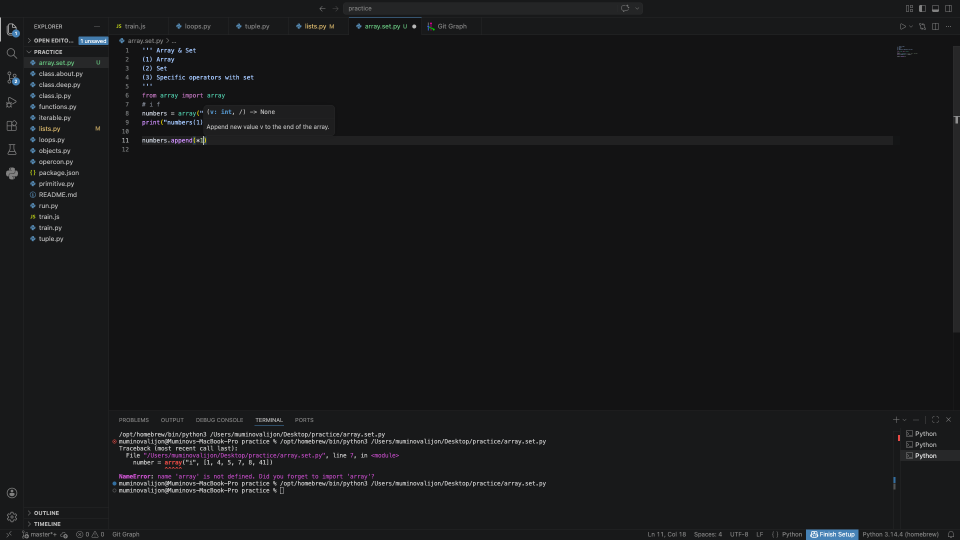
#> input picture material/screen.png, 1920 x 1080 px (shown at 1/2 size)
$ python debugging.py
#> lines starting #> are read from the running program, lines starting #| are printed output that depends on the picture
''' Packages & Debugging
(1) Python Packages & Core Package
(2) Package Manager & External Package
(3) Debugging
'''
from PIL import Image
import turtle
print("===== Python Packages & Core Package =====")
''' Python Packages/Modules: Core, File and External '''
# [9 lines of commented-out code are left out]

my_file = open("material/message.txt", "r")
#> (reads material/message.txt from the repository)
try:
    content = my_file.read()
    print("content:", content)
finally:
    my_file.close()

# with
with open("material/message.txt", "r") as your_file:
    your_content = your_file.read()
    print("your_content:",  your_content)

print("DONE")


print("===== Package Manager & External Package =====")
''' Package Managers: pip pipenv npm yarn composer brew pip'''
# External Package > https://pypi.org/
with Image.open("material/screen.png") as img_obj:
#> img_obj is the input picture: PIL image 1920x1080 RGBA; mean R, G, B, A 23.7, 24.1, 25.4, 255
    resized_img = img_obj.resize((200, 200))
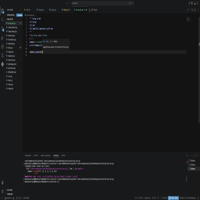
#> resized_img: PIL image 200x200 RGBA; mean R, G, B, A 23.7, 24.1, 25.4, 255
    resized_img.show()
    resized_img.save("material/sample.png")

print("===== Debugging =====")


def get_summary(*args):  # Define
    total_amount = 0
    for a in args:
        total_amount += a
    return total_amount  # solve the bug via debugging


test = 100
result = get_summary(1, 2, 3, 4, 5)  # CALL
print("result:", result)
